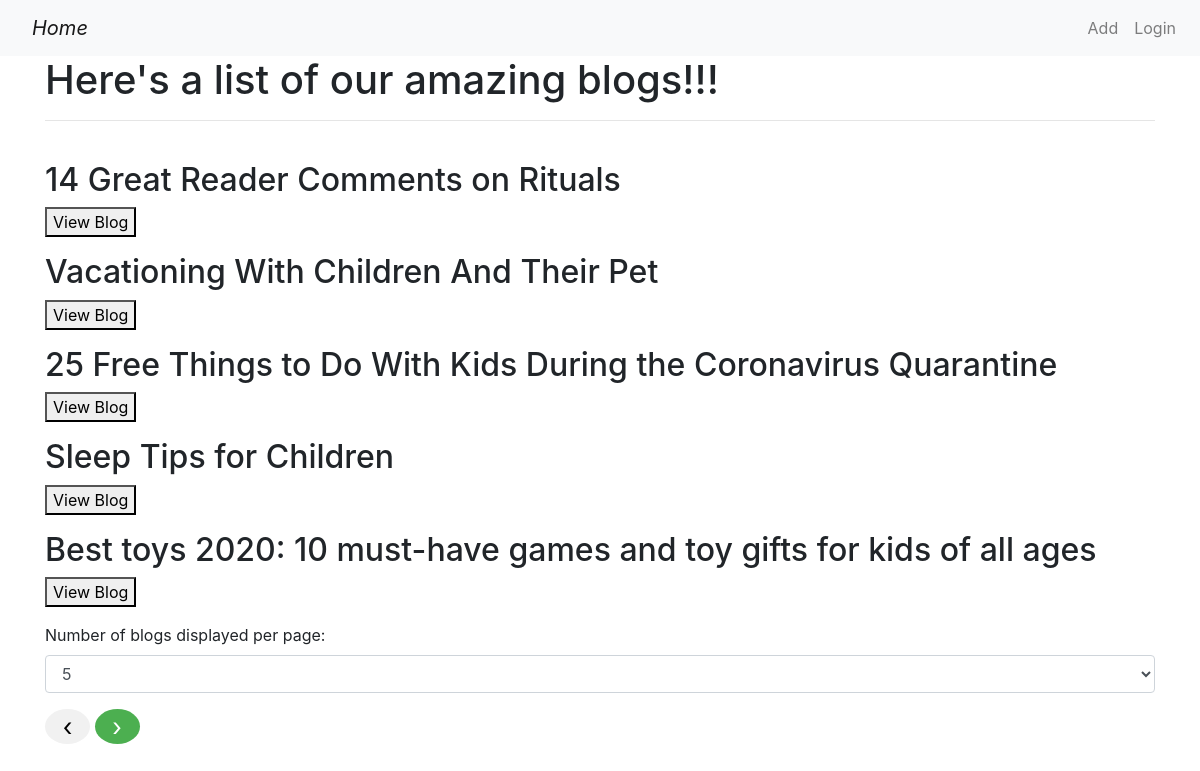
The page / on the database its author committed.
### blog/models.py (models this page shows)
class Blog(db.Model):
    id=db.Column(db.Integer,primary_key=True)
    headline=db.Column(db.String(200),unique=True,nullable=False)
    body=db.Column(db.Text,nullable=False)
    pic=db.Column(db.String)
    user_id=db.Column(db.Integer,db.ForeignKey('user.id'))
    my_tag=db.relationship("Tag",secondary='tag_blog',back_populates="my_blog")

### blog/views.py (the view, shortened to what this page needs)
@app.route("/", methods=['GET','POST'])
def index():
    global start
    global limit
    limit=5
    start=0
    bg=models.Blog.query.all()
    for b in bg:
        print("blogs in the database:",b)
    auth=flask_login.current_user.is_authenticated
    if auth:
        username=flask_login.current_user.username
    else:
        username=""
    if limit<=len(bg):
        limit=5
    else:
        limit=len(bg)
    print("limit",limit)
    return flask.render_template("index.html",blogs=bg,start=start,limit=limit,auth=auth,username=username)

### blog/templates/index.html (shortened to what this page needs)
{% extends 'base.html' %}
{% block content %}
        <h1>Here's a list of our amazing blogs!!!</h1>
        <hr><br>
{% for i in range(start,limit)%}
<form action="{{url_for('view_blog')}}" method="POST">
    <div>
        <h2>{{blogs[i].headline}}</h2>
        <p><button type="submit" name="view_blog" value="{{blogs[i].headline}}">View Blog</button></p>
    </div>
</form>
{% endfor %}
<form action="" method="POST">
    <div class="form-group">
        <label>Number of blogs displayed per page:</label>
        <select class="form-control" name="limit" onchange="this.form.submit()">
            <option {% if limit-start<=5 %}selected{% endif %}>5</option>
        </select>
    </div>
    <div class="form-group">
        <button type="submit" value="prev" name="prev" class="previous round">&#8249;</button>
        <button type="submit" value="next" name="next" class="next round">&#8250;</button>
    </div>
</form>
{% endblock %}

### blog/templates/base.html (shortened to what this page needs)
<!DOCTYPE html>
<html lang="en">
<head>
    <link rel="stylesheet" href="https://stackpath.bootstrapcdn.com/bootstrap/4.2.1/css/bootstrap.min.css">
</head>
<body>
    <nav class="navbar navbar-expand-lg navbar-light bg-light">
        <a class="navbar-brand" href="{{url_for('index')}}"><i>Home</i></a>
        <div class="collapse navbar-collapse" id="navbarNavDropdown">
            <ul class="navbar-nav">
                {% if auth %}
                <li class="nav-item">
                    <a class="nav-link" href="#">Hello, {{username}}</a>
                </li>
                <li class="nav-item">
                    <a class="nav-link" href="{{url_for('view_profile')}}">View Profile</a>
                </li>
                <li class="nav-item">
                    <a class="nav-link" href="{{url_for('post_blog')}}">Post a Blog</a>
                </li>
                <li class="nav-item">
                    <a class="nav-link" href="{{url_for('logout')}}">Logout</a>
                </li>
                {% else %}
                <li class="nav-item">
                    <a class="nav-link" href="{{url_for('add')}}">Add</a>
                </li>
                <li class="nav-item">
                    <a class="nav-link" href="{{url_for('login')}}">Login</a>
                </li>
                {% endif %}
            </ul>
        </div>
    </nav>
            <div class = "container">
            {% block content %}
            {% endblock %}
            </div>
</body>

### blog/templates/base.html (style rules this page uses)
html, body { height:100%; width:100%; }
.navbar-nav { margin-left:auto; }
a { text-decoration: none; display: inline-block; padding: 8px 16px; }
.previous { background-color: #f1f1f1; color: black; border:none; outline:none; background:none cursor:pointer; padding:0px; font-family:inherit; font-size:25px; width:45px; height:35px; }
.next { background-color: #4CAF50; color: white; border:none; outline:none; background:none cursor:pointer; padding:0px; font-family:inherit; font-size:25px; width:45px; height:35px; }
.round { border-radius: 50%; }

### rows shown on the page
Blog: headline "14 Great Reader Comments on Rituals"
Blog: headline "Vacationing With Children And Their Pet"
Blog: headline "25 Free Things to Do With Kids During the Coronavirus Quarantine"
Blog: headline "Sleep Tips for Children"
Blog: headline "Best toys 2020: 10 must-have games and toy gifts for kids of all ages"
